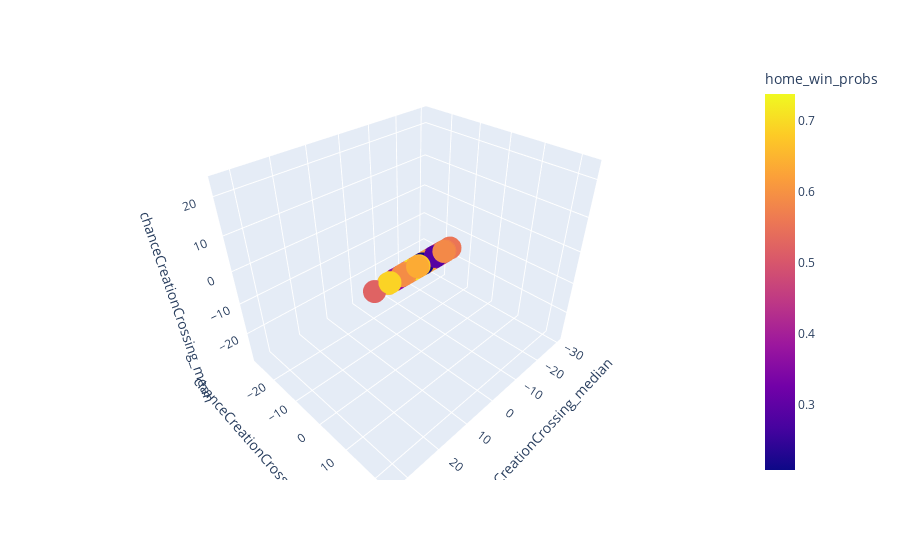

Notebook cell for this chart:
### Code cell
px.scatter_3d(test_data, x = top_3_feats[0], y = top_3_feats[1], z = top_3_feats[1], color = "home_win_probs").show()

### Figure 1 — Plotly figure (JSON) as saved in the notebook; plotly's stock layout.template omitted (floating-point values rounded to 4 significant figures; data arrays with more than 128 entries replaced by an {"elided": "..."} marker saying what was removed)
{"data": [{"hovertemplate": "chanceCreationCrossing_median=%{x}<br>chanceCreationCrossing_mean=%{z}<br>home_win_probs=%{marker.color}<extra></extra>", "legendgroup": "", "marker": {"color": {"elided": "176 float values"}, "coloraxis": "coloraxis", "symbol": "circle"}, "mode": "markers", "name": "", "scene": "scene", "showlegend": false, "type": "scatter3d", "x": {"elided": "176 float values"}, "y": {"elided": "176 float values"}, "z": {"elided": "176 float values"}}], "layout": {"coloraxis": {"colorbar": {"title": {"text": "home_win_probs"}}, "colorscale": [[0, "#0d0887"], [0.1111, "#46039f"], [0.2222, "#7201a8"], [0.3333, "#9c179e"], [0.4444, "#bd3786"], [0.5556, "#d8576b"], [0.6667, "#ed7953"], [0.7778, "#fb9f3a"], [0.8889, "#fdca26"], [1, "#f0f921"]]}, "legend": {"tracegroupgap": 0}, "margin": {"t": 60}, "scene": {"domain": {"x": [0, 1], "y": [0, 1]}, "xaxis": {"title": {"text": "chanceCreationCrossing_median"}}, "yaxis": {"title": {"text": "chanceCreationCrossing_mean"}}, "zaxis": {"title": {"text": "chanceCreationCrossing_mean"}}}}}
